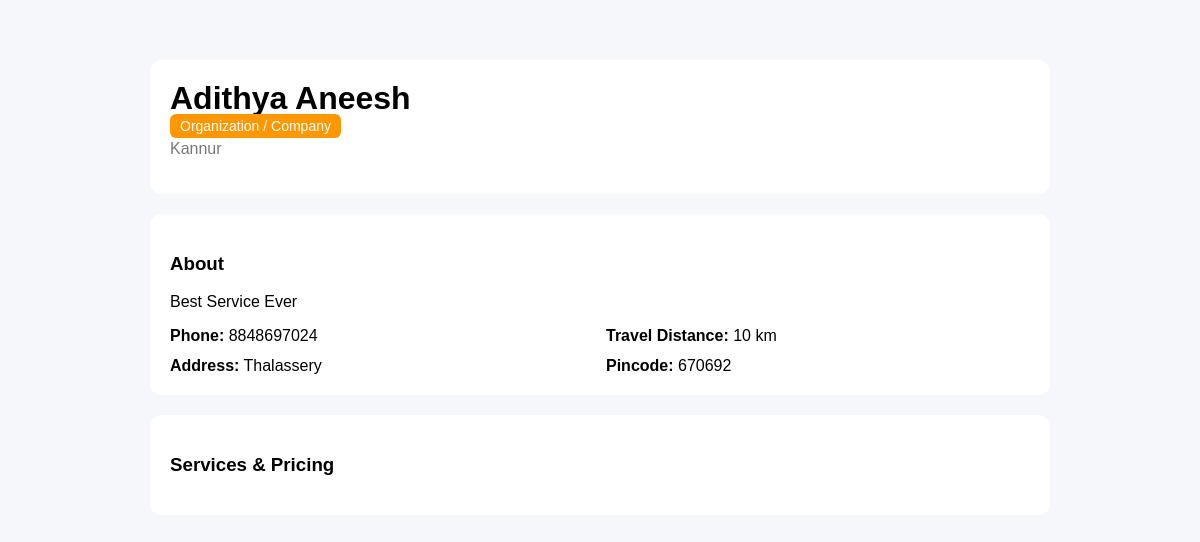
The app's page /booknow/15/?service= with its own data.
### PetCare/models.py (models this page shows, shortened)
class ServiceProvider(models.Model):
    PROVIDER_TYPE = (
        ('individual', 'Individual'),
        ('organization', 'Organization / Company'),
    )
    ID_TYPE = (
        ('aadhaar', 'Aadhaar'),
        ('pan', 'PAN'),
        ('passport', 'Passport'),
    )
    user = models.OneToOneField(Profile, on_delete=models.CASCADE)
    full_name = models.CharField(max_length=100,null=True,blank=True)
    phone_number = models.CharField(max_length=15,null=True,blank=True)
    provider_type = models.CharField(max_length=20, choices=PROVIDER_TYPE,null=True,blank=True)
    bio = models.TextField(null=True,blank=True)
    city = models.CharField(max_length=50,null=True,blank=True)
    address = models.TextField(null=True,blank=True)
    pincode = models.CharField(max_length=10,null=True,blank=True)
    latitude = models.CharField(max_length=50,null=True,blank=True)
    longitude = models.CharField(max_length=50,null=True,blank=True)
    travel_distance = models.PositiveIntegerField(null=True,blank=True)
    services = models.JSONField(null=True,blank=True)  # store selected services
    id_type = models.CharField(max_length=20, choices=ID_TYPE,null=True,blank=True)
    id_number = models.CharField(max_length=50,unique=True,null=True,blank=True,help_text="Government ID number")
    id_proof = models.FileField(upload_to='providers/id/',null=True,blank=True)
    grooming_certificate = models.FileField(upload_to='providers/certificates/',null=True,blank=True)
    vet_license = models.FileField(upload_to='providers/certificates/',null=True,blank=True)
    training_certificate = models.FileField(upload_to='providers/certificates/',null=True,blank=True)
    organization_registration = models.FileField(upload_to='providers/certificates/',null=True,blank=True)
    is_verified = models.BooleanField(default=False)

### PetCare/views.py (the view)
# urls.py: path('booknow/<int:provider_id>/',views.booknow,name='booknow'),
def booknow(request,provider_id):
    provider = get_object_or_404(
        ServiceProvider,
        id=provider_id,
        is_verified=True
    )
    return render(request,'customer/booknow.html', {
        "provider": provider
    })

### PetCare/templates/customer/booknow.html (shortened to what this page needs)
{% load static %}
<!DOCTYPE html>
<html lang="en">
<head>
    <link rel="stylesheet" href="{% static 'css/customer/booknow.css' %}">
</head>
<body>
<div class="page">
    <div class="provider-header">
        <h1>{{ provider.full_name }}</h1>
        <span class="badge">{{ provider.get_provider_type_display }}</span>
        <p class="city">{{ provider.city }}</p>
    </div>
    <div class="info-card">
        <h3>About</h3>
        <p>{{ provider.bio|default:"No description provided." }}</p>
        <div class="info-grid">
            <div><strong>Phone:</strong> {{ provider.phone_number }}</div>
            <div><strong>Travel Distance:</strong> {{ provider.travel_distance }} km</div>
            <div><strong>Address:</strong> {{ provider.address }}</div>
            <div><strong>Pincode:</strong> {{ provider.pincode }}</div>
        </div>
    </div>
    <div class="services-card">
        <h3>Services & Pricing</h3>
    </div>
</div>
</body>
</html>

### PetCare/static/css/customer/booknow.css (style rules this page uses)
body { background: #f5f7fa; font-family: 'Montserrat', sans-serif; }
.page { max-width: 900px; margin: 40px auto; padding: 20px; }
.provider-header { background: white; padding: 20px; border-radius: 12px; margin-bottom: 20px; }
.provider-header h1 { margin: 0; }
.badge { background: #ff9800; color: white; padding: 4px 10px; border-radius: 6px; font-size: 14px; }
.city { color: #777; margin-top: 5px; }
.info-card, .services-card { background: white; padding: 20px; border-radius: 12px; margin-bottom: 20px; }
.info-grid { display: grid; grid-template-columns: repeat(2, 1fr); gap: 12px; margin-top: 10px; }

### records on screen
ServiceProvider: full_name "Adithya Aneesh", provider_type "Organization / Company", city "Kannur", bio "Best Service Ever", phone_number "8848697024", travel_distance "10", address "Thalassery", pincode "670692"
